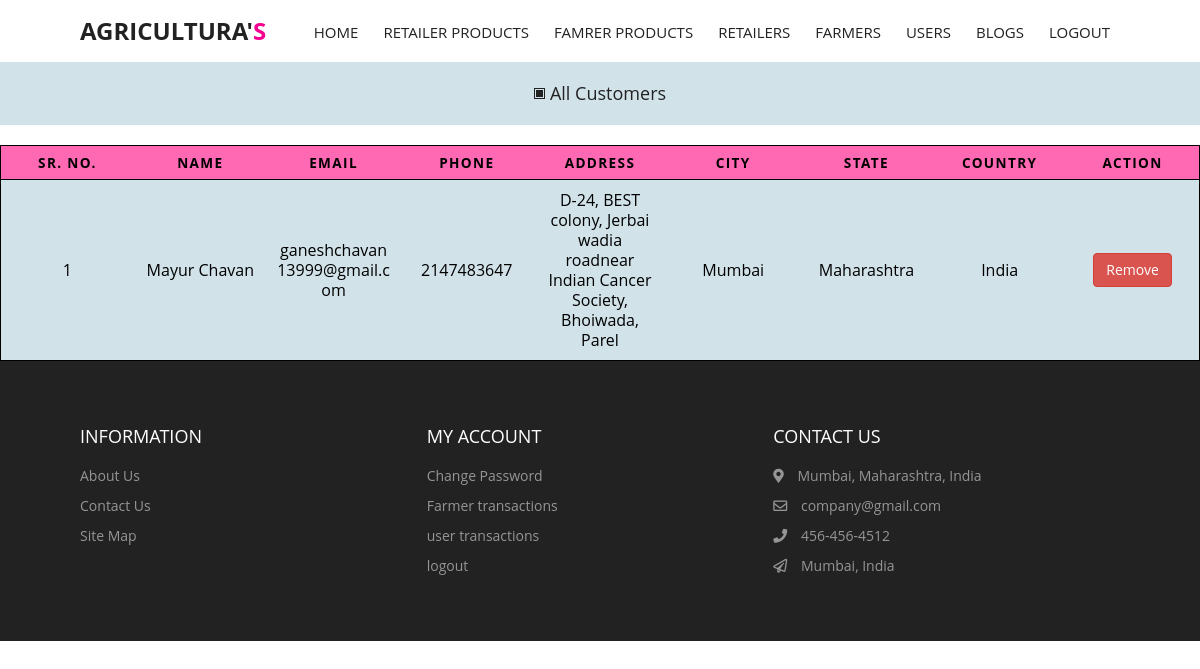
Page /admin/user.php (signed in) on the committed database.
### tables this page shows
CREATE TABLE `user` (
  `id` int(20) NOT NULL,
  `email` varchar(40) NOT NULL,
  `fname` varchar(20) NOT NULL,
  `lname` varchar(20) NOT NULL,
  `gender` varchar(10) NOT NULL,
  `phone` int(11) NOT NULL,
  `address` varchar(100) NOT NULL,
  `city` varchar(30) NOT NULL,
  `state` varchar(30) NOT NULL,
  `country` varchar(10) NOT NULL,
  `pin` varchar(7) NOT NULL,
  `pass` varchar(120) NOT NULL
);

### admin/user.php (the view, shortened to what this page needs)
<?php
include('../includes/dbconnection.php');
if (strlen($_SESSION['cmsaid']==0)) {
    header('location:../includes/logout.php');
    } else{
?>
<!DOCTYPE html>
<html lang="en">
<head>
  <link rel="stylesheet" href="https://cdnjs.cloudflare.com/ajax/libs/font-awesome/5.15.1/css/all.min.css" />
  <link rel="stylesheet" href="https://cdnjs.cloudflare.com/ajax/libs/Glide.js/3.4.1/css/glide.core.min.css" />
  <link rel="stylesheet" href="https://cdnjs.cloudflare.com/ajax/libs/animate.css/4.1.1/animate.min.css">
    <link href="./css/styles.css" rel="stylesheet"/>
    <link href="../css/table.css" rel="stylesheet">
</head>
<body>
  <?php include_once("include/header.php");?>
   <main>
   <div class="title-container">
        <div class="section-titles">
          <div class="section-title active" data-id="latest">
            <span class="dot"></span>
            <h1 class="primary-title">All Customers</h1>
          </div>
        </div>
    </div>
    <table style="background-color: var(--grey-alt);">
        <thead>
            <tr>
                <th scope="col">SR. NO.</th>
                <th scope="col">Name</th>
                <th scope="col">email</th>
                <th scope="col">Phone</th>
                <th scope="col">Address</th>
                <th scope="col">City</th>
                <th scope="col">State</th>
                <th scope="col">Country</th>
                <th scope="col">Action</th>
            </tr>
        </thead>
        <tbody><?php
        $ret=mysqli_query($con,"SELECT * FROM user");
        $num=mysqli_num_rows($ret);
        if($num >0){
            $count=0;
        while ($row=mysqli_fetch_array($ret)) {
            $count++;
        ?>
            <tr>
            <td scope="row" data-label="SR. NO."><?php echo $count;?></td>
            <td data-label="Name"><?php echo $row["fname"]." ".$row["lname"];?></td>
            <td data-label="Email"><?php echo $row["email"];?></td>
            <td data-label="Phone"><?php echo $row["phone"];?></td>
            <td data-label="Address"><?php echo $row["address"];?></td>
            <td data-label="City"><?php echo $row["city"];?></td>
            <td data-label="State"><?php echo $row["state"];?></td>
            <td data-label="Country"><?php echo $row["country"];?></td>
            <td data-label="Action"> <?php echo '<a class="btn-danger btn" href=" ./user.php?pid='.$row["id"].'&email='.$row["email"].'">Remove</a>';?></td>
            </tr>
            <?php
        }}
        ?>
        </tbody>
    </table>
   </main>
 <?php include_once("./include/footer.php");?>
</body>
</html>
<?php }?>

### admin/css/styles.css (style rules this page uses)
:root { --white: #fff; --black: #222; --pink: #f60091; --grey: #444; --grey2: #959595; --grey-alt: #d1e2e9; --yellow: #ffd800; --green: #59b210; }
*, *::after, *::before { margin: 0; padding: 0; box-sizing: inherit; }
html { scroll-behavior: smooth; box-sizing: border-box; font-size: 62.5%; }
body { position: relative; font-family: "Poppins", sans-serif; font-size: 1.6rem; font-weight: 400; color: var(--black); background-color: var(--white); z-index: -1; }
a { text-decoration: none; }
.title-container { display: flex; align-items: center; justify-content: center; padding: 2rem 0; margin-bottom: 2rem; background-color: var(--grey-alt); }
.section-title { display: inline-flex; align-items: center; justify-content: center; cursor: pointer; }
.section-title h1 { font-size: 1.8rem; font-weight: inherit; }
.section-title .primary-title { opacity: 0.6; padding-left: 0.5rem; transition: opacity 0.3s ease-in-out; }
span.dot { opacity: 0.6; padding: 0.45rem; position: relative; border: 1px solid var(--black); cursor: pointer; transition: opacity 0.3s ease-in-out; }
span.dot::before { content: ""; position: absolute; top: 0; left: 0; right: 0; bottom: 0; border: 1px solid var(--black); background-color: var(--black); margin: 1px; opacity: 0.6; }
.section-title.active span.dot { opacity: 1; }
.section-title.active span.dot::before { opacity: 1; }
.section-title.active .primary-title { opacity: 1; }

### css/table.css (style rules this page uses)
body { font-family: "Open Sans", sans-serif; line-height: 1.25; }
.btn-danger { display: inline-block; margin-bottom: 0; font-weight: 400; text-align: center; white-space: nowrap; vertical-align: middle; -ms-touch-action: manipulation; touch-action: manipulation; cursor: pointer; background-image: none; border: 1px solid transparent; padding: 6px 12px; font-size: 14px; line-height: 1.42857143; border-radius: 4px; -webkit-user-select: none; -moz-user-select: none; -ms-user-select: none; user-select: none; color: #fff; background-color: #d9534f; border-color: #d43f3a; }
table { color:black; background: transparent; border: none; border: 1px solid #ccc; border-collapse: collapse; margin: 0; padding: 0; width: 100%; table-layout: fixed; }
table tr { border: 1px solid rgb(0, 0, 0); padding: .35em; }
table th, table td { padding: .625em; text-align: center; overflow-wrap: break-word; }
table th { background-color: hotpink; font-size: .85em; letter-spacing: .1em; text-transform: uppercase; }

### rows in the picture
user: fname "Mayur", lname "Chavan", email "ganeshchavan13999@gmail.com", phone "2147483647", address "D-24, BEST colony, Jerbai wadia roadnear Indian Cancer Society, Bhoiwada, Parel", city "Mumbai", state "Maharashtra", country "India"
